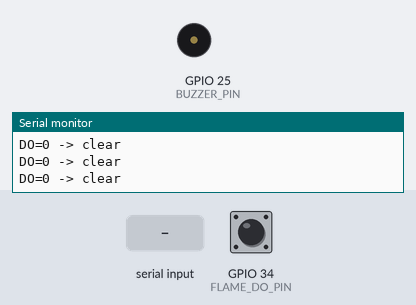
Bench run of a sketch on a simulated ESP32. Shown: buzzer (waves = sounding, pin HIGH), the last lines printed to the serial monitor. The test bench sets the inputs (shaded band); at power-on: GPIO 34 (FLAME_DO_PIN) LOW (analog values on the 0–4095 scale).

Above: at 1.5 s.
1.6 s: "z" received over Serial
At 1.9 s:
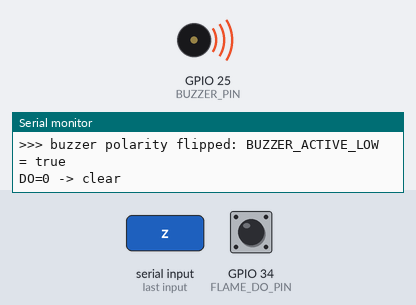
3.1 s: GPIO 34 (FLAME_DO_PIN) driven HIGH
5.1 s: "b" received over Serial
7.9 s: "m" received over Serial
9.4 s: GPIO 34 (FLAME_DO_PIN) driven LOW
11.2 s: GPIO 34 (FLAME_DO_PIN) pulsed HIGH 5 times (0.12 s each, 0.3 s apart)
Timing chart, 0 to 14.2 s (numbered marks = the images above; inputs shaded):
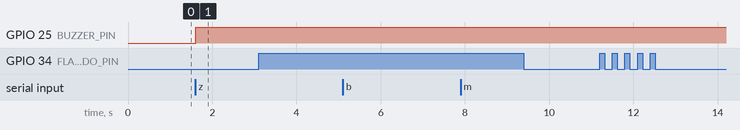

The sketch:

flame_test.ino
```cpp
/*
 * Flame sensor + buzzer test — Calm Hills Smart Home
 * Finds out WHY the buzzer sounds with no fire: sensitivity, wiring, or the
 * buzzer/sensor being the opposite polarity to what the code expects.
 * No Wi-Fi, no libraries.
 *
 * Wiring (same as the main firmware):
 *   Flame module VCC -> 3V3      GND -> GND      DO -> GPIO 34
 *   Flame module AO  -> GPIO 39  (OPTIONAL, 4-pin modules only)
 *   2-pin buzzer: + (long leg) -> GPIO 25, - -> GND.
 *     NOT + -> 3V3/5V: a 2-pin active buzzer on a power pin beeps nonstop,
 *     whatever the code does. GPIO 25 must be its "power" so the code can switch it.
 *   (3-pin buzzer module instead: VCC -> 3V3, GND -> GND, I/O -> GPIO 25)
 *
 * Open Serial Monitor at 115200. Type a letter + Enter:
 *   b = beep test (3 short beeps)        m = mute / unmute the alarm
 *   z = flip buzzer polarity (if it screams when it should be silent)
 *   f = flip flame polarity  (if it says FLAME while the module's own LED is off)
 *   s = print current settings to copy into the main firmware
 *
 * STEP 1 — buzzer: at start it stays SILENT for 2 s, then beeps 3 times.
 *   - Silent, then 3 beeps                       -> buzzer polarity is right.
 *   - Loud the WHOLE time, even during "silent"  -> WIRING: buzzer + is on a
 *     power pin. Move it to GPIO 25 (code can't silence a buzzer on 3V3/5V).
 *   - Loud during "silent", quiet during beeps   -> active-LOW buzzer module: type z
 *     (not possible with a plain 2-pin buzzer).
 * STEP 2 — flame: look at the small LED on the flame module itself.
 *   - Module LED ON with no fire   -> SENSITIVITY: turn the blue pot
 *     counter-clockwise until the LED goes off; keep the sensor away from
 *     sunlight / bright bulbs / IR remotes (they look like fire to it).
 *   - Module LED OFF but this sketch says FLAME -> CODE polarity: type f.
 *   - Reading flickers FLAME/clear many times a second -> loose wire or DO not
 *     connected (GPIO 34 has no internal pull-up, so an unplugged pin floats).
 *   Then hold a lighter ~20-30 cm in front: it must say FLAME and beep.
 */

const int FLAME_DO_PIN = 34;   // input-only pin, NO internal pull-up
const int FLAME_AO_PIN = 39;   // optional analog (ADC1, input-only)
const int BUZZER_PIN = 25;
const bool USE_ANALOG = false; // true only if AO is wired to GPIO 39
const bool BUZZER_ENABLED = false;  // buzzer OFF while testing the flame sensor alone

// Start values = what the main firmware assumes. Flip live with f / z.
bool flameActiveLow = false;   // YOUR module: DO HIGH = flame (tested: DO=0 with no fire)
bool buzzerActiveLow = false;  // plain active buzzer: HIGH = sound

const unsigned long CONFIRM_MS = 300;  // flame must be seen this long

bool muted = false;
bool rawFlame = false;
bool confirmedFlame = false;
unsigned long rawChangedAt = 0;
unsigned long lastPrint = 0;
unsigned long windowStart = 0;
int flipsThisSecond = 0;
int lastFlips = 0;

void buzzer(bool on) {
  if (!BUZZER_ENABLED) on = false;  // buzzer disabled: always silent
  bool level = buzzerActiveLow ? !on : on;
  digitalWrite(BUZZER_PIN, level ? HIGH : LOW);
}

bool readFlame() {
  bool high = digitalRead(FLAME_DO_PIN) == HIGH;
  return flameActiveLow ? !high : high;
}

void beepTest() {
  Serial.println(">>> BEEP TEST: you should hear 3 short beeps now");
  for (int i = 0; i < 3; i++) {
    buzzer(true);
    delay(200);
    buzzer(false);
    delay(250);
  }
  Serial.println(">>> beep test done (buzzer should now be silent)");
}

void printSettings() {
  Serial.println();
  Serial.println("---- copy into esp32_smart_home.ino ----");
  Serial.printf("const bool FLAME_ACTIVE_LOW = %s;\n", flameActiveLow ? "true" : "false");
  Serial.printf("const bool BUZZER_ACTIVE_LOW = %s;\n", buzzerActiveLow ? "true" : "false");
  Serial.println("----------------------------------------");
  Serial.println();
}

void handleSerial() {
  while (Serial.available()) {
    char ch = tolower(Serial.read());
    if (ch == 'b') {
      beepTest();
    } else if (ch == 'm') {
      muted = !muted;
      Serial.printf(">>> alarm %s\n", muted ? "MUTED" : "unmuted");
    } else if (ch == 'z') {
      buzzerActiveLow = !buzzerActiveLow;
      Serial.printf(">>> buzzer polarity flipped: BUZZER_ACTIVE_LOW = %s\n", buzzerActiveLow ? "true" : "false");
      buzzer(false);
    } else if (ch == 'f') {
      flameActiveLow = !flameActiveLow;
      Serial.printf(">>> flame polarity flipped: FLAME_ACTIVE_LOW = %s\n", flameActiveLow ? "true" : "false");
    } else if (ch == 's') {
      printSettings();
    }
  }
}

void setup() {
  pinMode(BUZZER_PIN, OUTPUT);
  buzzer(false);  // silent first thing
  pinMode(FLAME_DO_PIN, INPUT);
  Serial.begin(115200);
  delay(300);
  if (USE_ANALOG) analogReadResolution(12);

  Serial.println();
  Serial.println("=== Flame sensor + buzzer test ===");
  Serial.println("Flame DO on GPIO 34, buzzer on GPIO 25. Commands: b m z f s");
  Serial.println();
  if (BUZZER_ENABLED) {
    Serial.println("STEP 1: buzzer should be SILENT for 2 seconds...");
    delay(2000);
    beepTest();
    Serial.println();
  } else {
    Serial.println("(buzzer disabled: BUZZER_ENABLED = false)");
  }
  Serial.println("STEP 2: watching the flame sensor (no fire nearby please)");

  rawFlame = confirmedFlame = readFlame();
  windowStart = millis();
}

void loop() {
  handleSerial();

  bool now = readFlame();
  if (now != rawFlame) {
    rawFlame = now;
    rawChangedAt = millis();
    flipsThisSecond++;
  }
  if (rawFlame != confirmedFlame && millis() - rawChangedAt >= CONFIRM_MS) {
    confirmedFlame = rawFlame;
    Serial.println(confirmedFlame ? ">>> FLAME DETECTED" : ">>> flame cleared");
  }

  buzzer(confirmedFlame && !muted);

  if (millis() - windowStart >= 1000) {
    lastFlips = flipsThisSecond;
    flipsThisSecond = 0;
    windowStart = millis();
  }

  if (millis() - lastPrint >= 400) {
    lastPrint = millis();
    int rawDo = digitalRead(FLAME_DO_PIN);
    Serial.printf("DO=%d -> %-6s", rawDo, confirmedFlame ? "FLAME" : "clear");
    if (BUZZER_ENABLED) {
      Serial.printf(" | buzzer %-6s%s", (confirmedFlame && !muted) ? "ON" : "off", muted ? " (muted)" : "");
    }
    if (USE_ANALOG) {
      // Most modules: lower AO = stronger IR (closer to flame)
      Serial.printf(" | AO=%4d", analogRead(FLAME_AO_PIN));
    }
    if (lastFlips > 4) {
      Serial.printf(" | UNSTABLE: %d flips/s -> check DO wire, or sensor too sensitive", lastFlips);
    }
    Serial.println();
  }

  delay(10);
}
```

Measured:
- after the input at 1.6 s, GPIO 25 (BUZZER_PIN): LOW → HIGH at once
